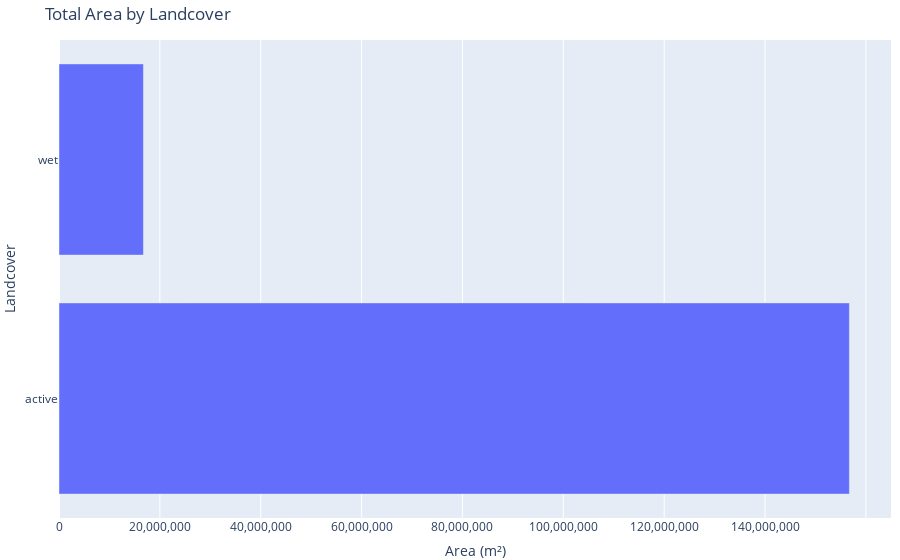

Source (notebook cell):
### Code cell
from util.figures import (bar_group_x_by_y)
dynmetrics = df_metrics.copy()
df_30yr_area = dynmetrics[
    (dynmetrics['epoch_name'] == '1989_2024') &
    (dynmetrics['confidence'] == '68')
]
print(df_30yr_area.head())
fig = bar_group_x_by_y(df_30yr_area, 'area', ['landcover'])
fig.show()

### Figure 1 — Plotly figure (JSON) as saved in the notebook; plotly's stock layout.template omitted (floating-point values rounded to 4 significant figures)
{"data": [{"hovertemplate": "Area (m²)=%{x}<br>Landcover=%{y}<extra></extra>", "legendgroup": "", "marker": {"color": "#636efa", "pattern": {"shape": ""}}, "name": "", "orientation": "h", "showlegend": false, "textposition": "auto", "type": "bar", "x": [156700000.0, 16740000.0], "xaxis": "x", "y": ["active", "wet"], "yaxis": "y"}], "layout": {"barmode": "relative", "legend": {"tracegroupgap": 0}, "margin": {"b": 0, "l": 0, "r": 0, "t": 40}, "title": {"text": "Total Area by Landcover"}, "xaxis": {"anchor": "y", "domain": [0, 1], "tickformat": ",", "title": {"text": "Area (m²)"}}, "yaxis": {"anchor": "x", "domain": [0, 1], "title": {"text": "Landcover"}}}}
